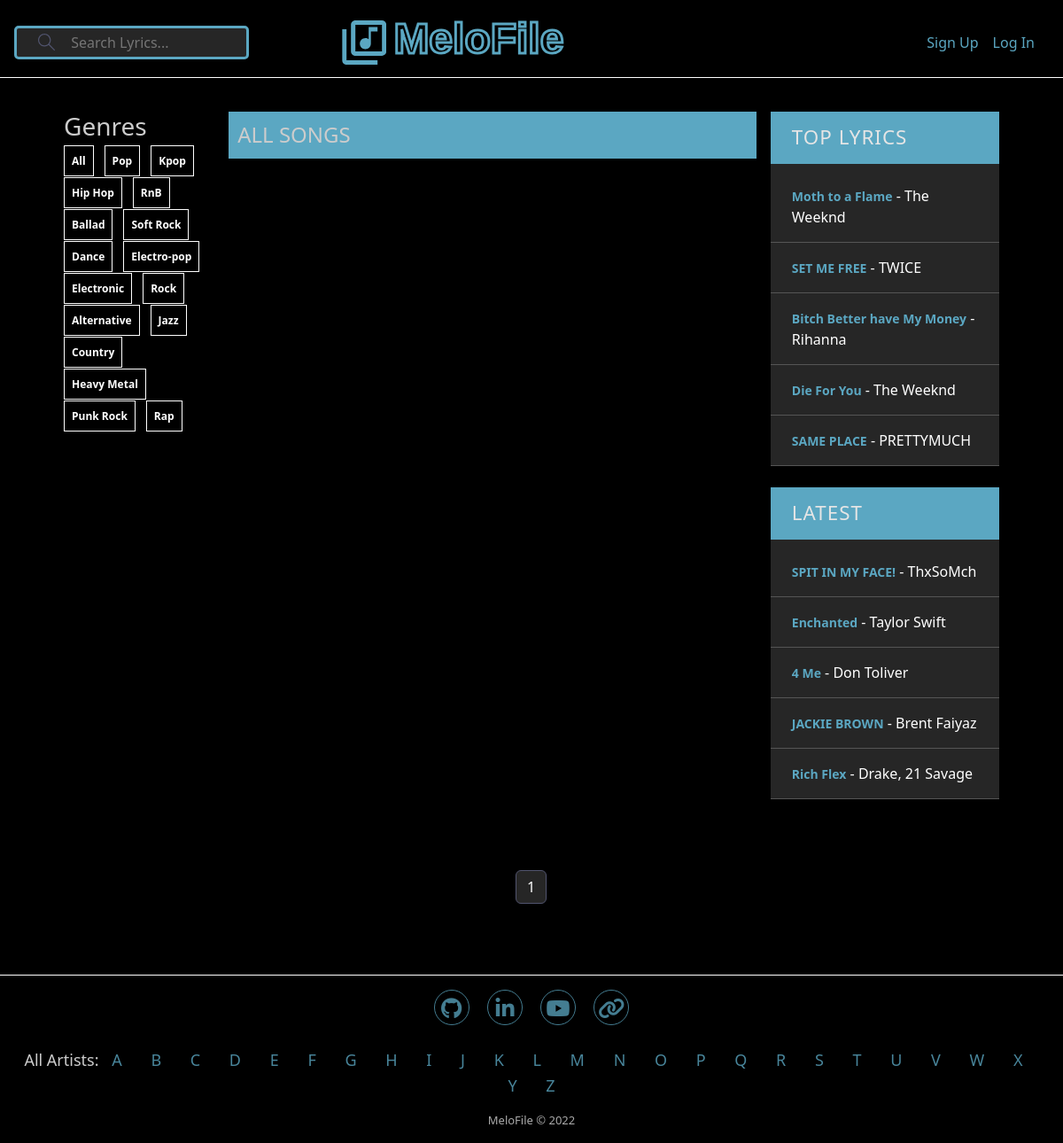
Page /?q=Dance on the earlier database version.
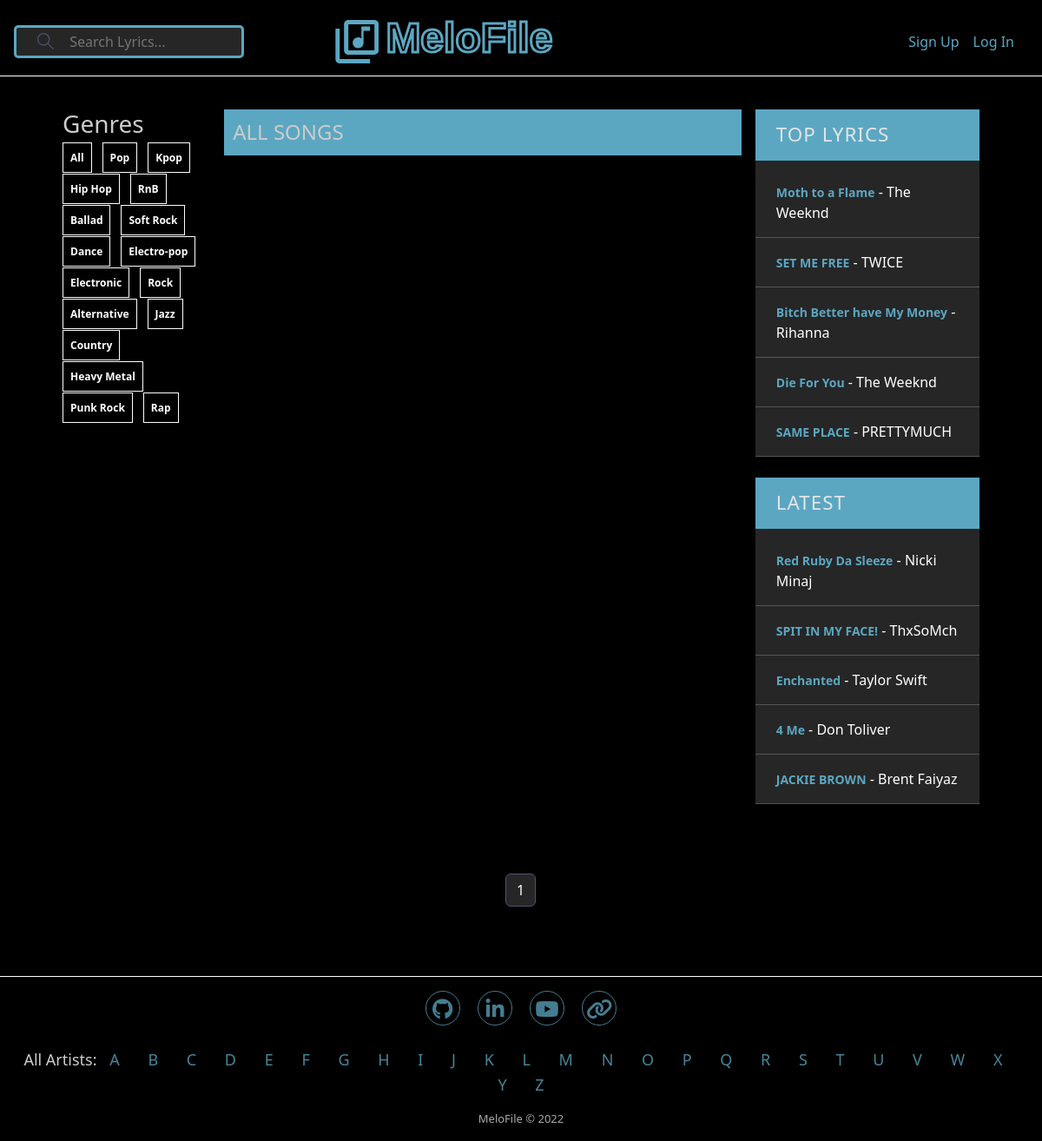
Same page on the later database version.
### base/models.py (models this page shows, shortened)
class Genre(models.Model):
    name = models.CharField(max_length=50)

class Song(models.Model):
    title = models.CharField(max_length=50)
    artist = models.ForeignKey(Artist, on_delete=models.CASCADE)
    lyrics = models.TextField(null=False, blank=False)
    contributors = models.ManyToManyField(User, related_name='contributors', blank=True)
    genre = models.ManyToManyField(Genre)
    creator = models.ForeignKey(User, on_delete=models.CASCADE, default=1)
    updated = models.DateTimeField(auto_now=True)
    created = models.DateField(auto_now_add=True,null=True)
    favorite = models.ManyToManyField(User, related_name='favorite', blank=True)
    album_art = models.URLField(default='https://cdn.lsistatic.com/img/no_img_artist.png')

class Artist(models.Model):
    name = models.CharField(max_length=60)
    def __str__(self):
        return self.name

### base/views.py (the view)
# urls.py: path('', views.home, name="home"),
def home(request):
    q = request.GET.get('q') if request.GET.get('q') != None else ''
    songs =  Song.objects.filter(
        Q(title__icontains=q) |
        Q(genre__name__icontains=q) |
        Q(artist__name__icontains=q)
        ).distinct()
    page = Paginator(songs, 7)
    page_list = request.GET.get('page')
    page = page.get_page(page_list)
    genres= Genre.objects.all()
    latest = Song.objects.all()[::-1][0:5]
    ratings = Song.objects.annotate(avg_rate=(Avg("ratings__rating"))).order_by('avg_rate')[::-1][:5]
    context = {'genres': genres, 'latest':latest, 'ratings': ratings, 'page':page}
    return render(request, 'base/home.html', context )

### base/templates/base/home.html (shortened to what this page needs)
{% extends 'main.html' %}
{% block body %}
<main class="layout">
    <div class="container">
        <div class="songGen-container">
            <h3>Genres</h3>
            <div class=" bZsZHM">
                {% include 'base/genres_component.html' %}
            </div>
        </div>
        <div class="home-feed">
            <h4>ALL SONGS</h4>
        </div>
        <div style="background: rgba(0,0,0,0);" class="highlights top-latest-col">
            <div  class=" highlights top-lyrics-div">
                <div class="highlights--header">
                    <h2>TOP LYRICS</h2>
                </div>
                <div class="highlights__box">
                    {% for song in ratings %}
                        <div class="song__wrapper">
                            <span> <a href="{% url 'song' song.id %}">{{song.title}}</a> - {{song.artist}}</span>
                        </div>
                    {% endfor %}
                </div>
            </div>
            <br>
            <div class="highlights latest-lyrics-div">
                <div class="highlights--header">
                    <h2>LATEST</h2>
                </div>
                <div class="highlights__box">
                    {% for song in latest %}
                        <div class="song__wrapper">
                            <span> <a href="{% url 'song' song.id %}">{{song.title}}</a> - {{song.artist}} </span>
                        </div>
                    {% endfor %}
                </div>
            </div>
        </div>
    </div>
    <div class="pagination">
        <ul class="container">
              {% for num_page in page.paginator.page_range %}
                        {% if page.number == num_page %}
                            <li class="page-item active"><a class="btn page-link" href="{% url 'home' %}?page={{ num_page }}">{{num_page}}</a></li>
                        {% else %}
                            <li class="page-item"><a class="btn page-link" href="{% url 'home' %}?page={{ num_page }}">{{num_page}}</a></li>
                        {% endif %}
              {% endfor %}
        </ul>
    </div>
</main>
{% endblock %}

### base/templates/base/genres_component.html
<div>
    <a class="evrydK" href="{% url 'home' %}">All</a>
</div>
{% for genre in genres %}
    <div>
        <a class="evrydK" href="{% url 'home' %}?q={{genre.name}}">{{genre.name}}</a>
    </div>
{% endfor %}

Differences in the rows shown:
no longer on this page (row edited): Song: title "Rich Flex", artist "Drake, 21 Savage", shown under "LATEST"
added Song: title "Red Ruby Da Sleeze", artist "Nicki Minaj", shown under "LATEST"
